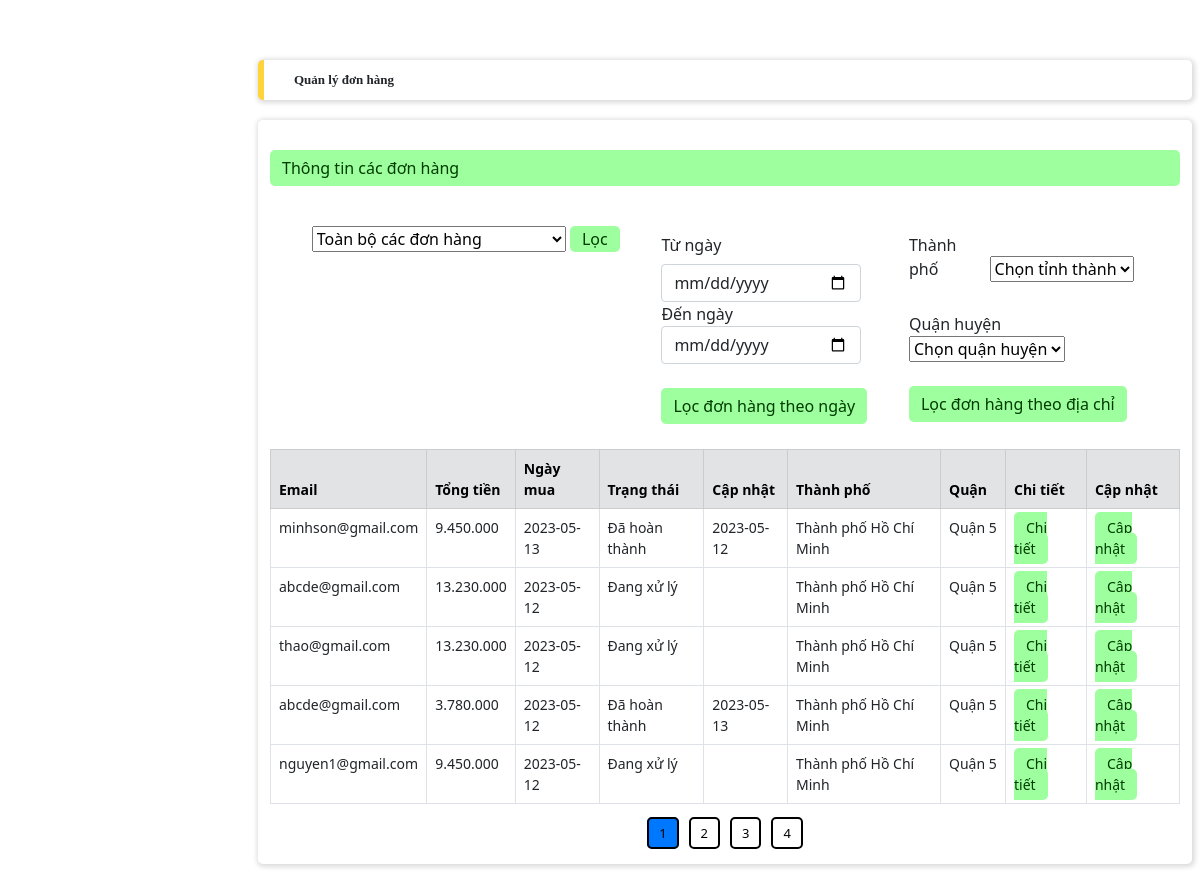
The app's page /adminhoadon.php with its own data.
### tables this page shows
CREATE TABLE `orders` (
  `id` int(11) NOT NULL,
  `customer_name` varchar(255) DEFAULT NULL,
  `customer_address` varchar(255) DEFAULT NULL,
  `customer_email` varchar(255) DEFAULT NULL,
  `customer_phone_number` varchar(20) DEFAULT NULL,
  `total_price` decimal(10,2) DEFAULT NULL,
  `status` varchar(50) DEFAULT 'Đang xử lý',
  `created_at` timestamp NOT NULL DEFAULT current_timestamp(),
  `user_id` int(11) NOT NULL,
  `delivery_at` date DEFAULT NULL,
  `city` varchar(255) DEFAULT NULL,
  `district` varchar(255) DEFAULT NULL,
  `pay_method` varchar(255) DEFAULT NULL
);

### adminhoadon.php (the view, shortened to what this page needs)
<?php
include('./config.php');
if (isset($_GET['page'])) {
    $page = $_GET['page'];
} else {
    $page = 1;
}
$rowperpage = 5;
$perRow = $page * $rowperpage - $rowperpage;
if (isset($_POST['nutloctrangthaidonhang']) || isset($_GET['nutloctrangthaidonhang'])) {
    if (isset($_POST['trangthaidonhang'])) {
        $trangthaidonhang = $_POST['trangthaidonhang'];
    } else {
        $trangthaidonhang = $_GET['trangthaidonhang'];
    }
    if ($trangthaidonhang == 'toanbodonhang') {
        $sqlphantrang =  "SELECT * FROM orders  ORDER BY id DESC LIMIT $perRow,$rowperpage";
        $queryphantrang = mysqli_query($conn, $sqlphantrang);
        $totalRow = mysqli_num_rows(mysqli_query($conn, "SELECT * FROM orders"));
        $totalPage = ceil($totalRow / $rowperpage);
        $listPage = "";
        for ($i = 1; $i <= $totalPage; $i++) {
            if ($page == $i) {
                $listPage .= '<a href="#" class="phan_trang active" style="background-color: #0077FF">' . $i . '</a>';
            } else {
                $listPage .= '<a href="./admin.php?adminlayout=quanlydonhang&page=' . $i . '" class="phan_trang">' . $i . '</a>';
            }
        }
    } else if ($trangthaidonhang == 'dahoanthanh') {
        $sqlphantrang =  "SELECT * FROM orders WHERE status='Đã hoàn thành'  ORDER BY id DESC LIMIT $perRow,$rowperpage";
        $queryphantrang = mysqli_query($conn, $sqlphantrang);
        $totalRow = mysqli_num_rows(mysqli_query($conn, "SELECT * FROM orders WHERE status!='Đang xử lý'"));
        $totalPage = ceil($totalRow / $rowperpage);
        $listPage = "";
        for ($i = 1; $i <= $totalPage; $i++) {
            if ($page == $i) {
                $listPage .= '<a href="#" class="phan_trang active" style="background-color: #0077FF">' . $i . '</a>';
            } else {
                $listPage .= '<a href="./admin.php?adminlayout=quanlydonhang&nutloctrangthaidonhang&trangthaidonhang=' . $trangthaidonhang . '&page=' . $i . '" class="phan_trang">' . $i . '</a>';
            }
        }
    } else if ($trangthaidonhang == 'chuahoanthanh') {
        $sqlphantrang =  "SELECT * FROM orders WHERE status!='Đã hoàn thành'  ORDER BY id DESC LIMIT $perRow,$rowperpage";
        $queryphantrang = mysqli_query($conn, $sqlphantrang);
        $totalRow = mysqli_num_rows(mysqli_query($conn, "SELECT * FROM orders WHERE status='Đang xử lý'"));
        $totalPage = ceil($totalRow / $rowperpage);
        $listPage = "";
        for ($i = 1; $i <= $totalPage; $i++) {
            if ($page == $i) {
                $listPage .= '<a href="#" class="phan_trang active" style="background-color: #0077FF">' . $i . '</a>';
            } else {
                $listPage .= '<a href="./admin.php?adminlayout=quanlydonhang&nutloctrangthaidonhang&trangthaidonhang=' . $trangthaidonhang . '&page=' . $i . '" class="phan_trang">' . $i . '</a>';
            }
        }
    }
} else {
    $sqlphantrang =  "SELECT * FROM orders  ORDER BY id DESC LIMIT $perRow,$rowperpage";
    $queryphantrang = mysqli_query($conn, $sqlphantrang);
    $totalRow = mysqli_num_rows(mysqli_query($conn, "SELECT * FROM orders"));
    $totalPage = ceil($totalRow / $rowperpage);
    $listPage = "";
    for ($i = 1; $i <= $totalPage; $i++) {
        if ($page == $i) {
            $listPage .= '<a href="#" class="phan_trang active" style="background-color: #0077FF">' . $i . '</a>';
        } else {
            $listPage .= '<a href="./admin.php?adminlayout=quanlydonhang&page=' . $i . '" class="phan_trang">' . $i . '</a>';
        }
    }
}
?>
<!DOCTYPE html>
<html lang="en">
<head>
    <link rel="stylesheet" type="text/css" href="./admin.css">
    <link rel="stylesheet" href="https://cdnjs.cloudflare.com/ajax/libs/bootstrap/5.0.2/css/bootstrap.min.css">
    <link rel="stylesheet" href="https://cdnjs.cloudflare.com/ajax/libs/font-awesome/6.4.0/css/all.min.css">
</head>
<body>
    <div class="content">
        <div class="row">
            <div class="title col-12 box_shadow">
                <b>Quản lý đơn hàng</b>
            </div>
        </div>
        <div class="row main_frame box_card box_shadow">
            <div class="element_btn">
                <div>
                    <p class="addnew_btn">Thông tin các đơn hàng</p></br>
                    <div class="loc" style="padding-left: 0px!important;">
                        <div id="divchonloc">
                            <div>
                                <form action="./admin.php?adminlayout=quanlydonhang" method="POST">
                                    <select aria-label="Default select example" name="trangthaidonhang">
                                        <option value="toanbodonhang" selected>Toàn bộ các đơn hàng</option>
                                    </select>
                                    <button type="submit" class="addnew_btn" name="nutloctrangthaidonhang" style="padding:1px 12px; border:0;">Lọc</button>
                                </form>
                            </div>
                            <div>
                                <form action="./admin.php?adminlayout=quanlydonhang" method="POST">
                                    <label class="col-4 col-form-label">Từ ngày</label>
                                    <div class="col-8">
                                        <input type="date" name="ngaytruoc" class="form-control" min="1900-01-01" max="9999-12-31" style="width:200px" required>
                                    </div>
                                    <span class="col-4 col-form-label">Đến ngày</span>
                                    <div class="col-8">
                                        <input type="date" name="ngaysau" class="form-control" min="1900-01-01" max="9999-12-31" style="width:200px" required>
                                    </div></br>
                                    <button type="submit" class="addnew_btn" name="nutlocngaydonhang" style="border:0;">Lọc đơn hàng theo ngày</button></br>
                                </form>
                            </div>
                            <div>
                                <form action="./admin.php?adminlayout=quanlydonhang" method="POST">
                                    <label class="col-4 col-form-label">Thành phố</label>
                                    <select name="tinhthanh" id="city" required>
                                        <option value="" selected disabled>Chọn tỉnh thành</option>
                                    </select>
                                    <span class="col-4 col-form-label">Quận huyện</span></br>
                                    <select name="quanhuyen" id="district" >
                                        <option value="" selected>Chọn quận huyện</option>
                                    </select></br></br>
                                    <button type="submit" class="addnew_btn" name="nutlocdiachidonhang" style="border:0;">Lọc đơn hàng theo địa chỉ</button></br>
                                </form>
                            </div>
                        </div>
                    </div>
                </div>
            </div>
            <div class="table-responsive-lg">
                <table class="table table-bordered">
                    <form action="" method="post">
                        <thead>
                            <tr class="table-secondary">
                                <th scope="col">Email</th>
                                <th scope="col">Tổng tiền</th>
                                <th scope="col">Ngày mua</th>
                                <th scope="col">Trạng thái</th>
                                <th scope="col">Cập nhật</th>
                                <th scope="col">Thành phố</th>
                                <th scope="col">Quận</th>
                                <th scope="col">Chi tiết</th>
                                <th scope="col">Cập nhật</th>
                            </tr>
                        </thead>
                        <tbody>
                            <?php
                            while ($row = mysqli_fetch_assoc($queryphantrang)) {
                                echo '<tr>
                       <td>' . $row['customer_email'] . '</td>
                       <td>' . number_format($row['total_price'], 0, ".", ".") . '</td>
                       <td>' . date('Y-m-d', strtotime($row['created_at'])) . '</td>
                       <td>' . $row['status'] . '</td>
                       <td>' . $row['delivery_at'] . '</td>
                       <td>' . $row['city'] . '</td>
                       <td style="width:65px;">' . $row['district'] . '</td>
                       <td><a href="./admin.php?adminlayout=adminchitietdonhang&page=' . $page . '&id_donhang=' . $row['id'] . '" class="addnew_btn">Chi tiết</a></td>
                       <td><a href="./admin.php?adminlayout=capnhatdonhang&page=' . $page . '&id_donhang=' . $row['id'] . '" class="addnew_btn">Cập nhật</a></td>
                        </tr>';
                            }
                            ?>
                        </tbody>
                    </form>
                </table>
            </div>
            <div class="category_paging">
                <?php
                echo $listPage;
                ?>
            </div>
        </div>
    </div>
</body>
</html>

### admin.css (style rules this page uses)
* { margin: 0; padding: 0; box-sizing: border-box; }
a { text-decoration: none; }
body { font-family: Roboto; background-color: #f5f5f5; }
.container, .row { padding: 0; margin: 0; }
.main_frame { padding: 20px 0 0 0; }
.content { margin-left: 250px; padding: 60px 20px 40px 20px; justify-content: center; }
.content .title { font-family: Roboto-Bold; font-size: 13px; background-color: #ffffff; border-radius: 5px; border-left: 6px solid #ffd43b; padding: 10px 30px; margin-bottom: 20px; }
.box_shadow { box-shadow: 1px 1px 5px 2px rgba(0, 0, 0, 0.14); }
.box_card { border-radius: 5px; margin-bottom: 20px; background-color: #ffffff; }
.element_btn { padding: 10px; text-align: left; }
.addnew_btn { color: #003c00; background-color: #9dff9d; padding: 6px 12px; border-radius: 5px; }
.table { margin-top: 15px; }
.table th, .table td { font-size: 14px; padding: 12px; }
.table, td, th { border-collapse: collapse; border: 1px solid #c8c7c7; }
.table thead { background-color: #dddddd; }
.title, tr { text-align: left; }
table { width: 98%; }
.loc { padding-left: 100px; }
.category_paging { padding-bottom: 20px; text-align: center; }
.phan_trang { color: black; font-size: 13px; border: 2px solid black; border-radius: 5px; margin: 10px 5px; padding: 5px 10px; }
.menu a,.element_btn a, tbody td a ,.category_paging a { text-decoration: none; }
.main_frame { align-items: center; }

### adminhoadon.php (style rules this page uses)
div #divchonloc { display: flex; justify-content: space-evenly; }

### records on screen
orders: customer_email "minhson@gmail.com", total_price "9.450.000", created_at "2023-05-13", status "Đã hoàn thành", delivery_at "2023-05-12", city "Thành phố Hồ Chí Minh", district "Quận 5"
orders: customer_email "abcde@gmail.com", total_price "13.230.000", created_at "2023-05-12", status "Đang xử lý", city "Thành phố Hồ Chí Minh", district "Quận 5"
orders: customer_email "thao@gmail.com", total_price "13.230.000", created_at "2023-05-12", status "Đang xử lý", city "Thành phố Hồ Chí Minh", district "Quận 5"
orders: customer_email "abcde@gmail.com", total_price "3.780.000", created_at "2023-05-12", status "Đã hoàn thành", delivery_at "2023-05-13", city "Thành phố Hồ Chí Minh", district "Quận 5"
orders: customer_email "nguyen1@gmail.com", total_price "9.450.000", created_at "2023-05-12", status "Đang xử lý", city "Thành phố Hồ Chí Minh", district "Quận 5"
